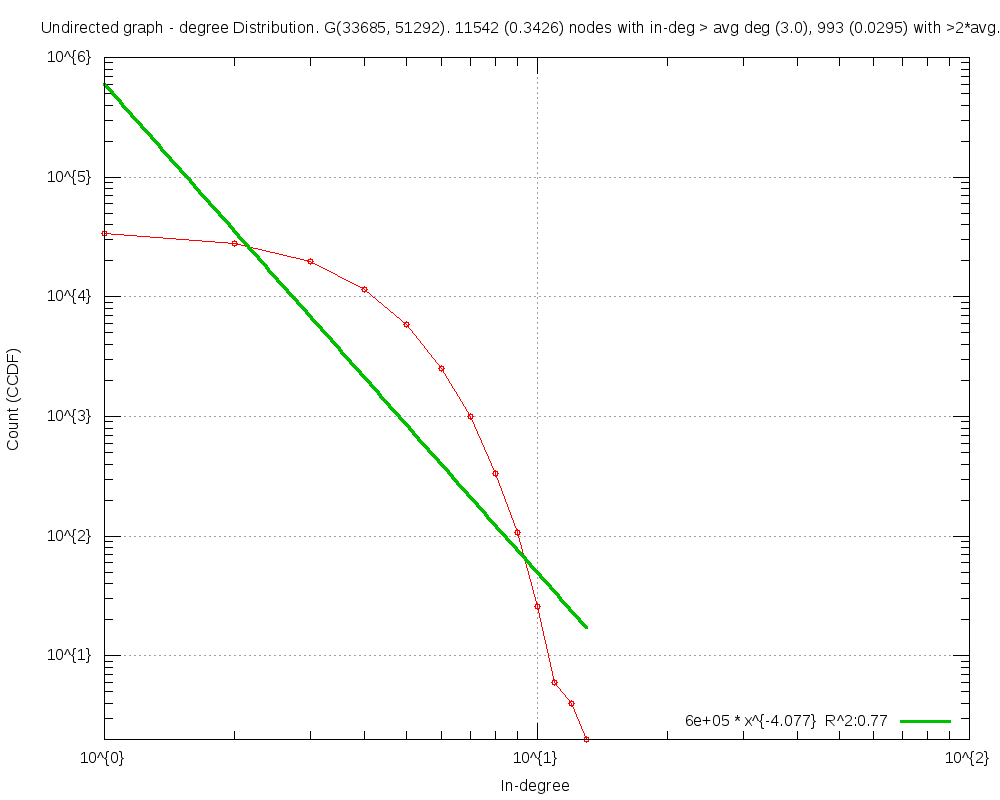

Generate this figure with gnuplot:
#
# Undirected graph - degree Distribution. G(33685, 51292). 11542 (0.3426) nodes with in-deg > avg deg (3.0), 993 (0.0295) with >2*avg.deg (Wed Oct 14 23:02:22 2015)
#

set title "Undirected graph - degree Distribution. G(33685, 51292). 11542 (0.3426) nodes with in-deg > avg deg (3.0), 993 (0.0295) with >2*avg.deg"
set key bottom right
set logscale xy 10
set format x "10^{%L}"
set mxtics 10
set format y "10^{%L}"
set mytics 10
set grid
set xlabel "In-degree"
set ylabel "Count (CCDF)"
set tics scale 2
set yrange[2.000000:]
set terminal png size 1000,800
set output 'inDegC.Random.png'
plot 	"inDegC.Random.tab" using 1:2 title "" with linespoints pt 6,\
	f1(x)=595461.923231*x**-4.076507, f1(x) title "6e+05 * x^{-4.077}  R^2:0.77" with lines linewidth 3
